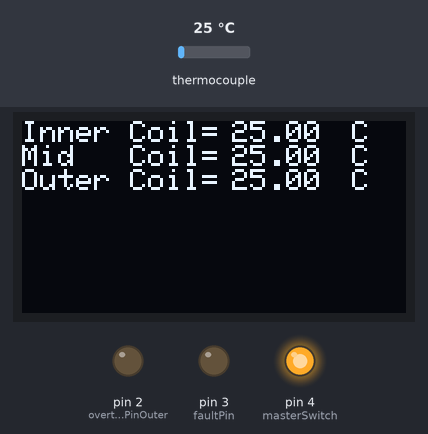
This sketch was run on a simulated Arduino Uno, built with avr-gcc and run on an emulated ATmega328P. Parts: 128×64 one-colour display, output pins drawn as LEDs (lit = HIGH). The test bench sets the inputs (shaded band); at power-on: thermocouple 25 °C. The ROS host is connected and sends only what is stated; pins used as bus, display or sensor lines are not drawn.

Above: at 2.8 s.
2.9 s: thermocouple set to 6 °C
At 3.6 s:
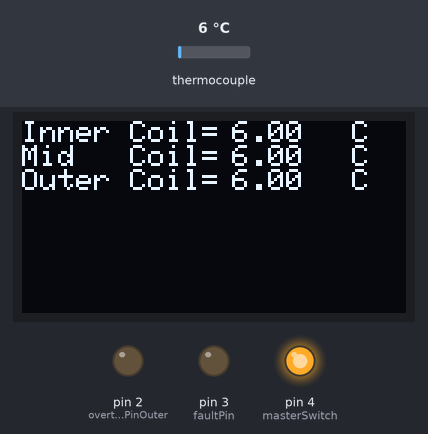
4.4 s: thermocouple set to 3 °C
At 5.7 s:
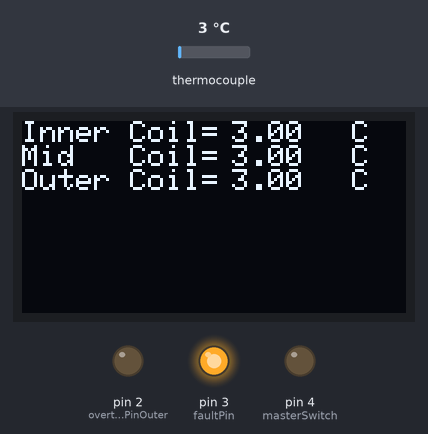
6.1 s: thermocouple set to 75 °C
At 6.8 s:
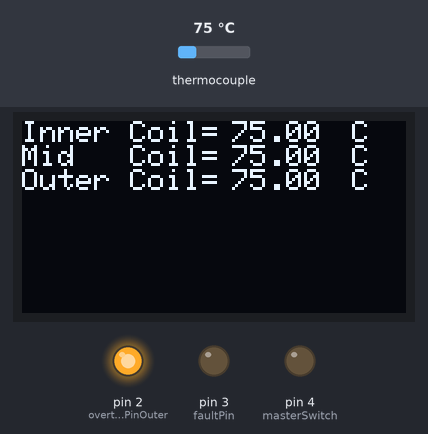
Timing chart, 0 to 9.1 s (numbered marks = the images above; inputs shaded):
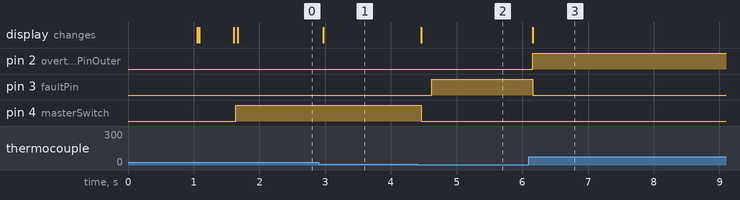

The sketch:

main.ino
```cpp
/*  Omnimagnet Thermocouple Teensy Code
************************************************
************************************************
*** Dominick Ropella                         ***
*** Vanderbilt University 2019               ***
*** V1.4 Stable Release                      ***
*** 7/10/19                                  ***
*** Contact: dominick.ropella@vanderbilt.edu ***
************************************************
************************************************
*/

#include <ros.h> //enable ROS communications
#include <geometry_msgs/Vector3.h> //ROS 3d vector msg type
#include <std_msgs/Bool.h> //ROS bool msg type
#include <Adafruit_MAX31856.h> //Thermocouple header
#include "Wire.h"  //for I2C comm for OLED screen
#include "SPI.h"  //for SPI comm for thermocouple boards
#include <Adafruit_GFX.h>  //Graphics header
#include <Adafruit_SSD1306.h> //OLED screen header

// Set up ROS node and publisher for coil temps and thermal shutdown activated
geometry_msgs::Vector3 coil_temps_msg;
std_msgs::Bool thermal_stop_msg;
ros::Publisher pub_field("Coil_Temps", &coil_temps_msg);
ros::Publisher pub_field2("Thermal_Stop", &thermal_stop_msg);
ros::NodeHandle nh;

// Initialize thermocouple objects and setup hardware SPI pins for each
// Using software SPI: input any 4 digital I/O pins, order: CS, DI, DO, CLK
// Using hardware SPI: input CS pin. Can be any digital I/O pin as well
Adafruit_MAX31856 innerCoil = Adafruit_MAX31856(10);
Adafruit_MAX31856 middleCoil = Adafruit_MAX31856(9);
Adafruit_MAX31856 outerCoil = Adafruit_MAX31856(8);

// Pins for over-temperature, generic fault, and master shutdown pin
const int overtempPinInner = 0;
const int overtempPinMiddle = 1;
const int overtempPinOuter = 2;
const int faultPin = 3;  //indicates fault detected on any thermocouple board
const int masterSwitch = 4; //final safety digital logic to interface with e-stop switch
const float maxTempLimit = 30.0; //Celcius, maxiumum allowable temp for any coil.
const float lowerThreshold = 5.0; //Celcius lower bound for indicating errors sometimes not detected by thermocouple boards

// Fault delay and checks for all systems OK
const int loopCount = 5; //number of loops that the fault pin must be active to trigger masterSwitch
int faultLoops = 0; //Initial value for the number of consecutive loops that the fault pin has been active
int safetyChecks = 0; //This is a running sum that resets every loop. Each safety check contributes +1 to the sum, and it must be a certain value to avoid triggering master switch.

// OLED Screen Setup
const int OLED_RESET = 14;
Adafruit_SSD1306 display(OLED_RESET); //reset (wipe) display
const int pixPosUnitX = 110; //horizontal spacing for Celcius label
const int pixOffsetX = 60; //horizontal spacing for equals sign
const int pixOffsetX2 = 70; //horizontal spacing for Temperature readings
const int pixVert = 8; //vertical pixel row spacing unit going from top to bottom
const int barLength = 30; //pixel length of rectangle that clears temp data field on screen

// Temperature Readings Variables and Sensor Faults. Faults initialized to no errors.
float innerTemp = 0.0;
float middleTemp = 0.0;
float outerTemp = 0.0;
uint8_t innerFault = 0;
uint8_t middleFault = 0;
uint8_t outerFault = 0;

void setup() {
  delay(1000); //This delay ensures successful startup when using low-quality power supplies
  Serial.begin(115200); //Speed doesn't matter here since teensy runs on native USB

  // Start the display
  display.begin(SSD1306_SWITCHCAPVCC, 0X3C); //initialize with the I2C addr 0X3D (for the 128x64)
  display.setRotation(4); //long side is horizontal with pins on bottom side of board
  display.clearDisplay();
  display.display(); //turns on display and clears
  display.setTextSize(2);
  display.setCursor(0, 0);
  display.setTextColor(WHITE);
  display.println("Starting");
  display.print("System");
  display.display(); //displays starting sensor text at beginning
  delay(500); //Only for 0.5 seconds

  // setup static text (so we don't waste time refreshing it over and over)
  display.clearDisplay();
  display.display(); //update the display to clear

  // text properties
  display.setTextSize(1);
  display.setCursor(0, 0);
  display.setTextColor(WHITE);

  // Display Bx field text, equals sign, and units (first row)
  display.print("Inner Coil");
  display.setCursor(pixOffsetX,0);
  display.print("=");
  display.setCursor(pixPosUnitX, 0);
  display.print("C");

  // Display By field text, equals sign, and units (second row)
  display.setCursor(0, pixVert);
  display.print("Mid   Coil");
  display.setCursor(pixOffsetX,pixVert);
  display.print("=");
  display.setCursor(pixPosUnitX, pixVert);
  display.println("C");

  // Display Bz field text, equals sign, and units (third row)
  display.setCursor(0, pixVert * 2);
  display.print("Outer Coil");
  display.setCursor(pixOffsetX,pixVert * 2);
  display.print("=");
  display.setCursor(pixPosUnitX, pixVert * 2);
  display.println("C");

  // Update display screen
  display.display();

  // Set all status pins to ouputs and set to low values initially
  pinMode(overtempPinInner, OUTPUT);
  digitalWriteFast(overtempPinInner, LOW);
  pinMode(overtempPinMiddle, OUTPUT);
  digitalWriteFast(overtempPinMiddle, LOW);
  pinMode(overtempPinOuter, OUTPUT);
  digitalWriteFast(overtempPinOuter, LOW);
  pinMode(faultPin, OUTPUT);
  digitalWriteFast(faultPin, LOW);

  // Master Switch is active low, meaning shut off when the logic level is low. Initialize to high
  pinMode(masterSwitch, OUTPUT);
  digitalWriteFast(masterSwitch, HIGH);

  // Begin each coil thermocouple sensor board communication
  innerCoil.begin();
  middleCoil.begin();
  outerCoil.begin();

  // Set the thermocouple type for each (all type K for now)
  innerCoil.setThermocoupleType(MAX31856_TCTYPE_K);
  middleCoil.setThermocoupleType(MAX31856_TCTYPE_K);
  outerCoil.setThermocoupleType(MAX31856_TCTYPE_K);

  //Initialize ROS Node and add two publishers
  nh.initNode();
  nh.advertise(pub_field);
  nh.advertise(pub_field2);
}

void loop() {

  // Clear temperature areas of display
  display.fillRect(pixOffsetX2,         0, barLength, pixVert, BLACK);//clear text area for inner temp
  display.fillRect(pixOffsetX2,   pixVert, barLength, pixVert, BLACK);//clear text area for mid temp
  display.fillRect(pixOffsetX2, 2*pixVert, barLength, pixVert, BLACK);//clear text area for outer temp

  // Record new readings from thermocouples
  innerTemp  = innerCoil.readThermocoupleTemperature();
  middleTemp = middleCoil.readThermocoupleTemperature();
  outerTemp  = outerCoil.readThermocoupleTemperature();

  // Display new temperature readings
  display.setCursor(pixOffsetX2,0);
  display.print(innerTemp);
  display.setCursor(pixOffsetX2, pixVert);
  display.print(middleTemp);
  display.setCursor(pixOffsetX2, 2*pixVert);
  display.print(outerTemp);
  display.display();

  // Check any faults
  innerFault  = innerCoil.readFault();
  middleFault = middleCoil.readFault();
  outerFault  = outerCoil.readFault();

  // Indicate if any faults have occured
  if (innerFault != 0 || middleFault != 0 || outerFault != 0 || innerTemp < lowerThreshold || middleTemp < lowerThreshold || outerTemp < lowerThreshold) {
    faultLoops = faultLoops + 1; // add one to the fault loops total
    if (faultLoops >= loopCount){ // if the faults have existed for 5 loops, trigger master switch
      digitalWriteFast(faultPin, HIGH);
    }
  }
  else {
    faultLoops = 0; //reset fault loops counter
    safetyChecks = safetyChecks + 1; // safety checks gets +1 added to total
    digitalWriteFast(faultPin, LOW);
  }

  // Set overtemp pin to HIGH if temperature is over threshold on any thermocouple
  if (innerTemp >= maxTempLimit){
    digitalWriteFast(overtempPinInner, HIGH);
  }
  else {
    digitalWriteFast(overtempPinInner, LOW);
    safetyChecks = safetyChecks + 1;
  }

  if (middleTemp >= maxTempLimit) {
    digitalWriteFast(overtempPinMiddle, HIGH);
  }
  else {
    digitalWriteFast(overtempPinMiddle, LOW);
    safetyChecks = safetyChecks + 1;
  }

  if (outerTemp >= maxTempLimit) {
    digitalWriteFast(overtempPinOuter, HIGH);
  }
  else {
    digitalWriteFast(overtempPinOuter, LOW);
    safetyChecks = safetyChecks + 1;
  }

  if (safetyChecks == 4) { // all 4 checks must pass to keep master switch high
    digitalWriteFast(masterSwitch, HIGH);
    thermal_stop_msg.data = false;
    safetyChecks = 0; // reset safety checks for next loop
  }
  else {
    digitalWriteFast(masterSwitch, LOW);
    thermal_stop_msg.data = true;
    safetyChecks = 0;
  }
  if(nh.connected()){
    coil_temps_msg.x = innerTemp;
    coil_temps_msg.y = middleTemp;
    coil_temps_msg.z = outerTemp;

    pub_field.publish(&coil_temps_msg);
    pub_field2.publish(&thermal_stop_msg);
  }
  nh.spinOnce();
  delay(10);
}
```

Measured:
- the behaviour switches between 5 and 4 °C on thermocouple (found by bisection; images 1 and 2)
- after the input at 2.9 s, the display: changes after 0.07 s (image 1)
- after the input at 4.4 s, pin 3 (faultPin): LOW → HIGH after 0.22 s; pin 4 (masterSwitch): HIGH → LOW after 0.06 s; the display: changes after 0.06 s (image 2)
- after the input at 6.1 s, pin 2 (overtempPinOuter): LOW → HIGH after 0.06 s; pin 3 (faultPin): HIGH → LOW after 0.06 s; the display: changes after 0.06 s (image 3)
